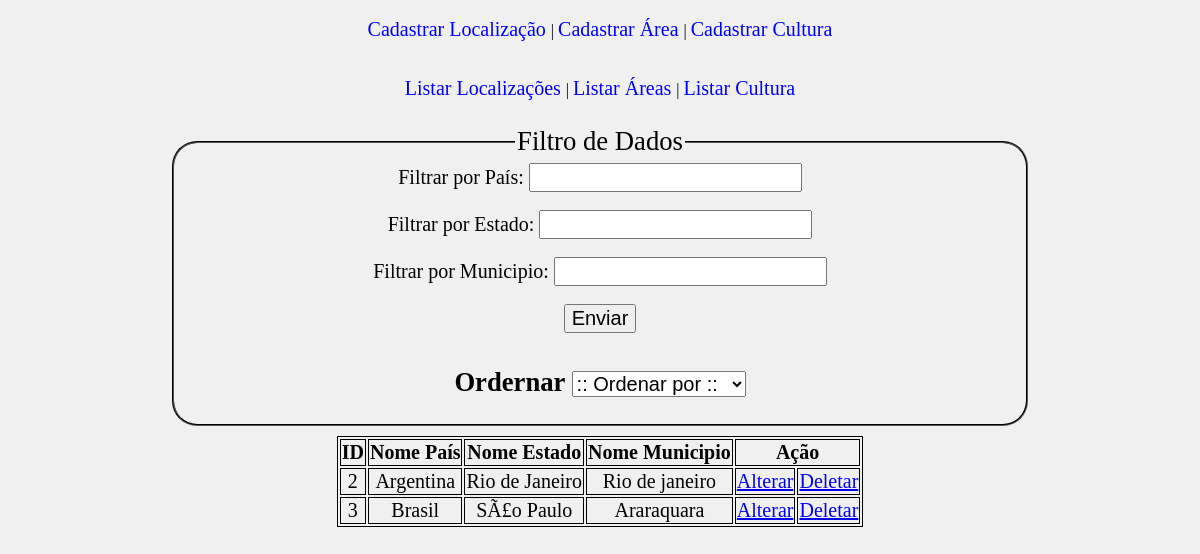
The page /listar_localizacao.php on the database its author committed.
### tables this page shows
CREATE TABLE IF NOT EXISTS `localizacao` (
  `ID_localizacao` int(100) NOT NULL AUTO_INCREMENT,
  `pais` varchar(50) NOT NULL,
  `estado` varchar(50) NOT NULL,
  `municipio` varchar(50) NOT NULL,
  PRIMARY KEY (`ID_localizacao`)
);

### listar_localizacao.php (the view, shortened to what this page needs)
<?php
	include "funcao.php";
?>
<html>
	<head>
		<link rel="stylesheet" href="estilos.css"/>
	</head>
	<body class="corpo">
		<fieldset class="fieldset">
			<legend>Filtro de Dados</legend>
			<form action="listar_localizacao.php" method="post">
				<label>Filtrar por País: </label>
				<input type="text" name="filtroPais"><br />
				<br />
				<label>Filtrar por Estado: </label>
				<input type="text" name="filtroEst"><br/>
				<br />
				<label>Filtrar por Municipio: </label>
				<input type="text" name="filtroMun">
				<br /><br />
				<input type="submit" value="Enviar">
			</form>
			<br />
			<form action="listar_localizacao.php" method="post" name="ordenarLoc">
				<label class="ordenar">Ordernar </label>
				<select name="ordernacaoLoc" onchange="document.ordenarLoc.submit()">
					<option value="">:: Ordenar por ::</option>
				</select>
			</form>
		</fieldset>
		<?php
			$where = '';
			$select = "SELECT * FROM localizacao $where";
		?>
		<table class="table">
			<thead>
				<tr>
					<th>ID</th>
					<th>Nome País</th>
					<th>Nome Estado</th>
					<th>Nome Municipio</th>
					<th colspan="2">Ação</th>
				</tr>
			</thead>
			<tbody>
				<?php
					include "conexao.php";
					$resultado = mysqli_query($link, $select) or die(mysqli_error($link));
					while($linha = mysqli_fetch_array($resultado)){
						echo "<tr class='tr'>";
							echo "<td>" . $linha["ID_localizacao"] . "</td>";
							echo "<td>" . $linha["pais"] . "</td>";
							echo "<td>" . $linha["estado"] . "</td>";
							echo "<td>" . $linha["municipio"] . "</td>";
							echo "<td><a href='form_alterar_localizacao.php?ID_localizacao=". $linha["ID_localizacao"] . "'>Alterar</a></td>";
							echo "<td><a href='remove_localizacao.php?ID_localizacao=". $linha["ID_localizacao"] . "'>Deletar</a></td>";
						echo "</tr>";
					}
				?>
			</tbody>
		</table>
	</body>
</html>

### estilos.css (style rules this page uses)
.corpo { background-color: rgb(240, 240, 240); }
.fieldset { border-color: black; max-width: 70%; margin: 10px auto; border-radius: 25px; text-align: center; }
label, input, select { font-size: 20px; }
.table { border: 1px solid black; margin: 10px auto; }
table td, table th { border: 1px solid black; font-family: Constantia; text-align: center; font-size: 20px; }
legend { margin: 0 auto; font-size: 20pt; }
label.ordenar { font-weight: bold; font-size: 20pt; }

### rows shown on the page
localizacao: ID_localizacao "2", pais "Argentina", estado "Rio de Janeiro", municipio "Rio de janeiro"
localizacao: ID_localizacao "3", pais "Brasil", estado "SÃ£o Paulo", municipio "Araraquara"
